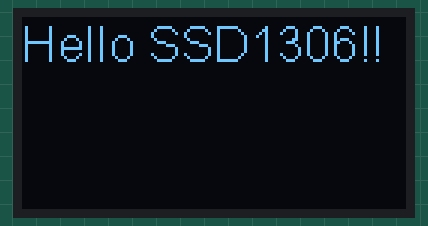
Simulated run of this sketch. Board: ESP32. Parts: 128×64 one-colour display.

Above: at 0.1 s.

The sketch:

test_screen.ino
```cpp
//OLED LCD サンプル
//SDA データ線 GPIO 21
//SCL クロック線GPIO 22

# include <Wire.h>
# include "SSD1306.h"//ディスプレイ用ライブラリを読み込み

//本体裏側　0x78に接続→0x3C 0x7A→0x3A
SSD1306  display(0x3c, 21, 22); //SSD1306インスタンスの作成（I2Cアドレス,SDA,SCL）


void setup() {
  display.init();    //ディスプレイを初期化
  display.setFont(ArialMT_Plain_16);    //フォントを設定
  display.drawString(0, 0, "Hello SSD1306!!");    //(0,0)の位置にHello Worldを表示
  display.display();   //指定された情報を描画
}

void loop() {

}
```
